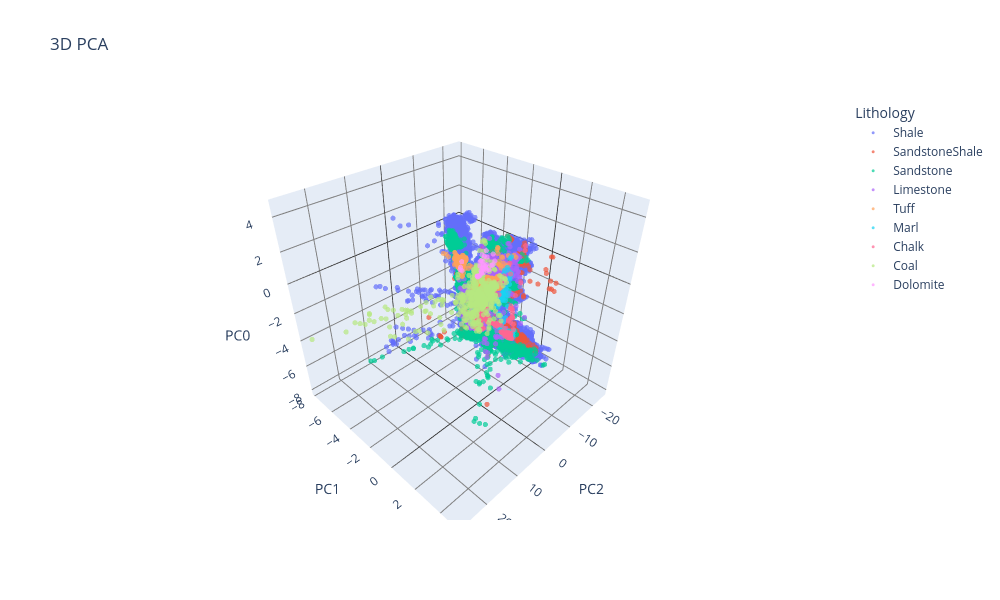

The notebook cell this image was saved under:
### Code cell
import plotly.express as px

fig = px.scatter_3d(
    x=Result[:, 2],
    y=Result[:, 1],
    z=Result[:, 0],
    color=DFLabel.map(litho_code),
    # color=DFLabel.astype(str),
    labels={'x': 'PC2', 'y': 'PC1', 'z': 'PC0', 'color': 'Lithology'},
    title='3D PCA',
    width=1000,
    height=600
)
fig.update_layout(
    scene=dict(
        xaxis=dict(showgrid=True, gridcolor='grey', zeroline=True, zerolinecolor='black'),
        yaxis=dict(showgrid=True, gridcolor='grey', zeroline=True, zerolinecolor='black'),
        zaxis=dict(showgrid=True, gridcolor='grey', zeroline=True, zerolinecolor='black')
    ),
    plot_bgcolor='white',
    paper_bgcolor='white'
)

fig.update_traces(marker=dict(size=3, opacity=0.7))

fig.show()

### Figure 1 — Plotly figure (JSON) as saved in the notebook; plotly's stock layout.template omitted (floating-point values rounded to 4 significant figures; data arrays with more than 128 entries replaced by an {"elided": "..."} marker saying what was removed)
{"data": [{"hovertemplate": "Lithology=Shale<br>PC2=%{x}<br>PC1=%{y}<br>PC0=%{z}<extra></extra>", "legendgroup": "Shale", "marker": {"color": "#636efa", "opacity": 0.7, "size": 3, "symbol": "circle"}, "mode": "markers", "name": "Shale", "scene": "scene", "showlegend": true, "type": "scatter3d", "x": {"elided": "28209 float values"}, "y": {"elided": "28209 float values"}, "z": {"elided": "28209 float values"}}, {"hovertemplate": "Lithology=SandstoneShale<br>PC2=%{x}<br>PC1=%{y}<br>PC0=%{z}<extra></extra>", "legendgroup": "SandstoneShale", "marker": {"color": "#EF553B", "opacity": 0.7, "size": 3, "symbol": "circle"}, "mode": "markers", "name": "SandstoneShale", "scene": "scene", "showlegend": true, "type": "scatter3d", "x": {"elided": "2386 float values"}, "y": {"elided": "2386 float values"}, "z": {"elided": "2386 float values"}}, {"hovertemplate": "Lithology=Sandstone<br>PC2=%{x}<br>PC1=%{y}<br>PC0=%{z}<extra></extra>", "legendgroup": "Sandstone", "marker": {"color": "#00cc96", "opacity": 0.7, "size": 3, "symbol": "circle"}, "mode": "markers", "name": "Sandstone", "scene": "scene", "showlegend": true, "type": "scatter3d", "x": {"elided": "6424 float values"}, "y": {"elided": "6424 float values"}, "z": {"elided": "6424 float values"}}, {"hovertemplate": "Lithology=Limestone<br>PC2=%{x}<br>PC1=%{y}<br>PC0=%{z}<extra></extra>", "legendgroup": "Limestone", "marker": {"color": "#ab63fa", "opacity": 0.7, "size": 3, "symbol": "circle"}, "mode": "markers", "name": "Limestone", "scene": "scene", "showlegend": true, "type": "scatter3d", "x": {"elided": "2523 float values"}, "y": {"elided": "2523 float values"}, "z": {"elided": "2523 float values"}}, {"hovertemplate": "Lithology=Tuff<br>PC2=%{x}<br>PC1=%{y}<br>PC0=%{z}<extra></extra>", "legendgroup": "Tuff", "marker": {"color": "#FFA15A", "opacity": 0.7, "size": 3, "symbol": "circle"}, "mode": "markers", "name": "Tuff", "scene": "scene", "showlegend": true, "type": "scatter3d", "x": {"elided": "688 float values"}, "y": {"elided": "688 float values"}, "z": {"elided": "688 float values"}}, {"hovertemplate": "Lithology=Marl<br>PC2=%{x}<br>PC1=%{y}<br>PC0=%{z}<extra></extra>", "legendgroup": "Marl", "marker": {"color": "#19d3f3", "opacity": 0.7, "size": 3, "symbol": "circle"}, "mode": "markers", "name": "Marl", "scene": "scene", "showlegend": true, "type": "scatter3d", "x": {"elided": "470 float values"}, "y": {"elided": "470 float values"}, "z": {"elided": "470 float values"}}, {"hovertemplate": "Lithology=Chalk<br>PC2=%{x}<br>PC1=%{y}<br>PC0=%{z}<extra></extra>", "legendgroup": "Chalk", "marker": {"color": "#FF6692", "opacity": 0.7, "size": 3, "symbol": "circle"}, "mode": "markers", "name": "Chalk", "scene": "scene", "showlegend": true, "type": "scatter3d", "x": {"elided": "944 float values"}, "y": {"elided": "944 float values"}, "z": {"elided": "944 float values"}}, {"hovertemplate": "Lithology=Coal<br>PC2=%{x}<br>PC1=%{y}<br>PC0=%{z}<extra></extra>", "legendgroup": "Coal", "marker": {"color": "#B6E880", "opacity": 0.7, "size": 3, "symbol": "circle"}, "mode": "markers", "name": "Coal", "scene": "scene", "showlegend": true, "type": "scatter3d", "x": {"elided": "500 float values"}, "y": {"elided": "500 float values"}, "z": {"elided": "500 float values"}}, {"hovertemplate": "Lithology=Dolomite<br>PC2=%{x}<br>PC1=%{y}<br>PC0=%{z}<extra></extra>", "legendgroup": "Dolomite", "marker": {"color": "#FF97FF", "opacity": 0.7, "size": 3, "symbol": "circle"}, "mode": "markers", "name": "Dolomite", "scene": "scene", "showlegend": true, "type": "scatter3d", "x": [-1.126, -0.9833, -0.753, -0.578, -1.638, -1.855, -1.638, -1.418, -1.228, -1.045, -0.8504, -0.8542, -0.9095, -0.99, -1.244, -1.285, -0.6347, -0.6554, -0.6594, -0.6676, -0.7178, -0.8187, -0.965, -1.041, -1.252, -1.539, -1.807, -1.385, -2.01, -2.487, -2.134, -1.955, -1.691, -1.569, -1.658, -1.948, -2.405], "y": [-1.763, -1.876, -1.782, -1.652, -0.03229, -0.16, -0.2618, -0.2334, -0.2143, -0.2562, -0.2232, -0.2175, -0.273, -0.3841, -0.4428, -0.3765, -0.278, -0.4476, -0.4812, -0.4565, -0.4573, -0.4277, -0.3101, 0.0841, 0.4689, 0.5336, 0.352, -0.2059, -0.3095, -0.2909, -0.412, -0.4209, -0.2617, -0.1004, -0.02502, 0.06335, 0.139], "z": [0.4781, 0.513, 0.733, 1.158, 1.976, 1.35, 0.9227, 1.215, 1.673, 2.079, 1.06, 0.9915, 1.117, 1.358, 1.555, 1.656, 0.8539, 0.7496, 0.7252, 0.7154, 0.6846, 0.7236, 1.712, 1.624, 1.753, 1.968, 2.293, 1.466, 1.875, 2.173, 1.233, 1.135, 1.202, 1.242, 1.175, 1.213, 1.467]}], "layout": {"height": 600, "legend": {"title": {"text": "Lithology"}, "tracegroupgap": 0}, "paper_bgcolor": "white", "plot_bgcolor": "white", "scene": {"domain": {"x": [0, 1], "y": [0, 1]}, "xaxis": {"gridcolor": "grey", "showgrid": true, "title": {"text": "PC2"}, "zeroline": true, "zerolinecolor": "black"}, "yaxis": {"gridcolor": "grey", "showgrid": true, "title": {"text": "PC1"}, "zeroline": true, "zerolinecolor": "black"}, "zaxis": {"gridcolor": "grey", "showgrid": true, "title": {"text": "PC0"}, "zeroline": true, "zerolinecolor": "black"}}, "title": {"text": "3D PCA"}, "width": 1000}}
